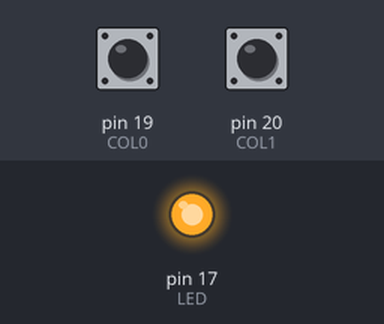
Recording of a sketch running on a simulated Arduino Leonardo, built with avr-gcc and run on an emulated ATmega32U4. On the bench: output pins drawn as LEDs (lit = HIGH). Inputs (shaded band) come from the test bench; at power-on: pin 19 (COL0) HIGH, pin 20 (COL1) HIGH. USB keyboard and mouse output is not drawn; pins used as bus, display or sensor lines are not drawn.

Above: at 1.2 s.
1.3 s: pin 19 (COL0) pulled LOW for 0.15 s
At 1.38 s:
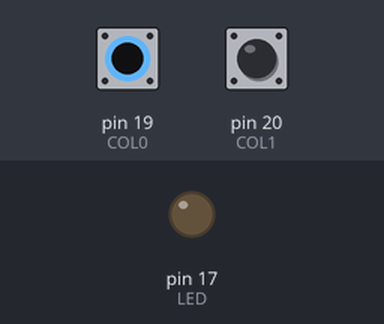
2.9 s: pin 19 (COL0) pulled LOW for 3.2 s
At 7.3 s:
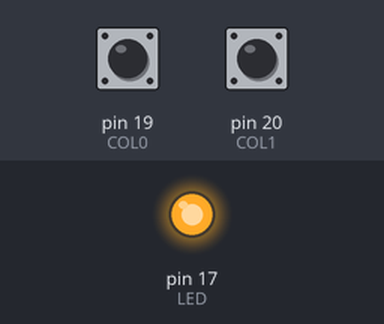
7.6 s: pin 20 (COL1) pulled LOW for 3.2 s
At 8.3 s:
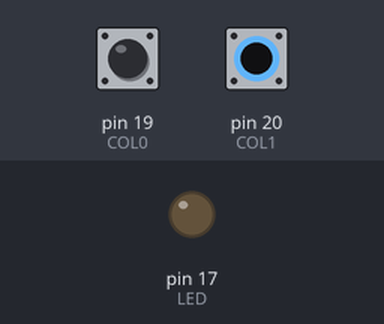
Timing chart, 0 to 12.3 s (numbered marks = the images above; inputs shaded):
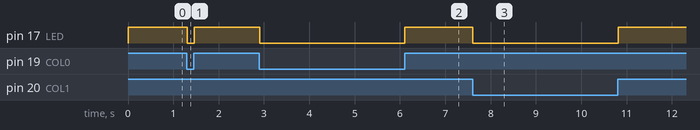

Measured:
- after the input at 1.3 s, pin 17 (LED): HIGH → LOW at once, → HIGH 0.15 s later
- after the input at 2.9 s, pin 17 (LED): HIGH → LOW at once, → HIGH 3.2 s later
- after the input at 7.6 s, pin 17 (LED): HIGH → LOW at once, → HIGH 3.2 s later

The sketch:

ArduinoMeishi2Firmware.ino
```cpp
#include "Keyboard.h"

#define LED 17
#define ROW0 6
#define ROW1 7
#define COL0 19
#define COL1 20

void selectRow(uint8_t row)
{
  switch (row) {
  case 0:
    digitalWrite(ROW0, LOW); // select this line
    digitalWrite(ROW1, HIGH);
    break;
  case 1:
    digitalWrite(ROW0, HIGH);
    digitalWrite(ROW1, LOW); // select this line
    break;
  }
}

uint8_t readBits()
{
  uint8_t bits = 0;
  if (!digitalRead(COL0)) {
    bits |= 0x01;
  }
  if (!digitalRead(COL1)) {
    bits |= 0x02;
  }
  return bits;
}

uint8_t scanKeys()
{
  uint8_t bits = 0;
  for (uint8_t row = 0; row < 2; row++) {
    selectRow(row);
    bits  = (bits  << 2) | readBits();
  }
  return bits;
}

void setup()
{
  pinMode(LED, OUTPUT);
  pinMode(ROW0, OUTPUT);
  pinMode(ROW1, OUTPUT);
  digitalWrite(ROW0, HIGH);
  digitalWrite(ROW1, HIGH);
  pinMode(COL0, INPUT_PULLUP);
  pinMode(COL1, INPUT_PULLUP);
  Keyboard.begin();
}

void pressKey(uint8_t code, bool pressed)
{
    if (pressed) {
      Keyboard.press(code);
    } else {
      Keyboard.release(code);
    }
}

void led(bool on)
{
  digitalWrite(LED, !on);   // active low
}

void loop()
{
  static uint8_t bits_last = 0;
  uint8_t bits_curr = scanKeys();
  if (bits_curr != bits_last) {
    pressKey('q', bits_curr & 0x08);
    pressKey('w', bits_curr & 0x04);
    pressKey('e', bits_curr & 0x02);
    pressKey('r', bits_curr & 0x01);
    bits_last = bits_curr;
  }
  led(bits_curr != 0);
  delay(10);
}
```
